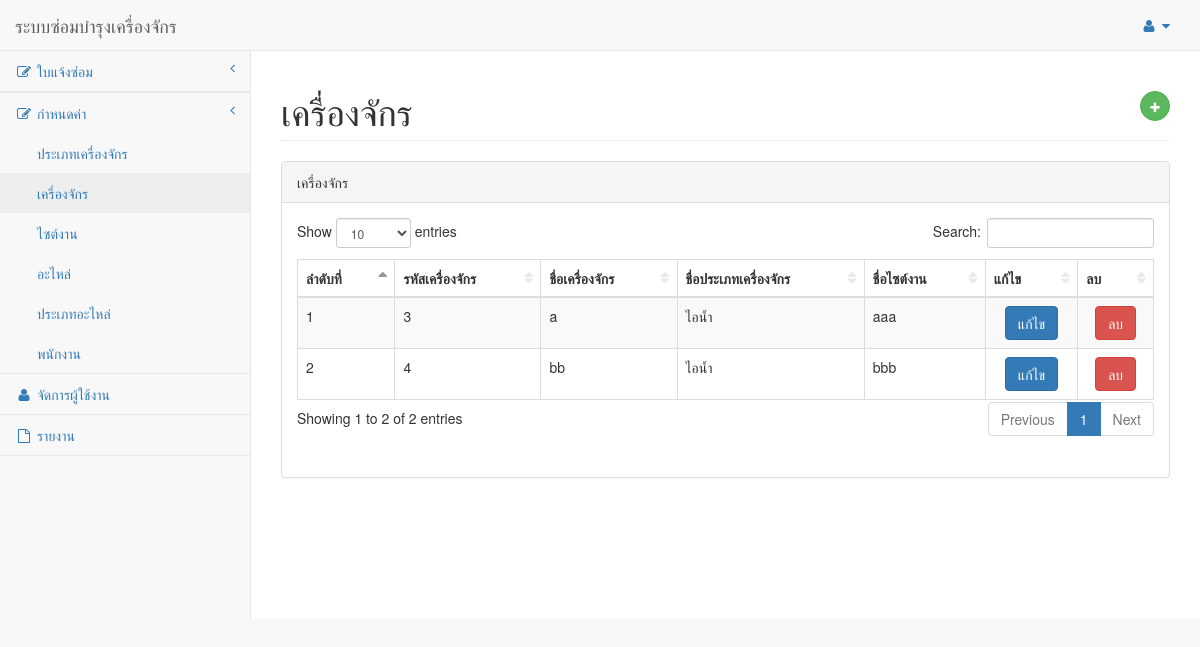
Page /Machine/ListMachine.php on the committed database.
### tables this page shows
CREATE TABLE `tmstvehicle` (
  `XVVehCode` int(5) NOT NULL,
  `XVVehName` varchar(50) NOT NULL,
  `XVVehRegistration` varchar(50) NOT NULL,
  `XVVehNumber` varchar(50) NOT NULL,
  `XVVehMango` varchar(50) NOT NULL,
  `XVVehBrand` varchar(50) NOT NULL,
  `XVVehModel` varchar(50) NOT NULL,
  `XVVehChassisNumber` varchar(50) NOT NULL,
  `XVVehEngineNumber` varchar(50) NOT NULL,
  `XVVehTypeCode` int(5) DEFAULT NULL,
  `XVDptCode` int(5) DEFAULT NULL
);

CREATE TABLE `tmstmvehicletype` (
  `XVVehTypeCode` int(5) NOT NULL,
  `XVVehTypeName` varchar(100) NOT NULL
);

CREATE TABLE `tmstmdepartment` (
  `XVDptCode` int(5) NOT NULL,
  `XVDptNumber` varchar(100) NOT NULL,
  `XVDptSub-district` varchar(100) NOT NULL,
  `XVDptDistrict` varchar(100) NOT NULL,
  `XVDptProvince` varchar(100) NOT NULL,
  `XVDptname` varchar(100) NOT NULL
);

### Machine/ListMachine.php (the view, shortened to what this page needs)
<!DOCTYPE html>
<html lang="en">
<head>
    <link href="../vendor/bootstrap/css/bootstrap.min.css" rel="stylesheet">
    <link href="../vendor/metisMenu/metisMenu.min.css" rel="stylesheet">
    <link href="../vendor/datatables/css/dataTables.bootstrap.css" rel="stylesheet">
    <link href="../vendor/datatables-responsive/dataTables.responsive.css" rel="stylesheet">
    <link href="../dist/css/sb-admin-2.css" rel="stylesheet">
    <link href="../vendor/font-awesome/css/font-awesome.min.css" rel="stylesheet" type="text/css">
</head>
<body>
    <?php include '../Template/templsidebar.php';
?>
    <div id="wrapper">
        <div id="page-wrapper">
            <div class="row">
                <div class="col-lg-12">
                    <h1 class="page-header">เครื่องจักร
                        <button type="button" class="btn btn-success btn-circle" style="float: right;"
                            data-toggle="modal" data-target="#insertModal"><i class="fa fa-plus"></i>
                        </button>
                    </h1>
                </div>
            </div>
            <div class="row">
                <div class="col-lg-12">
                    <div class="panel panel-default">
                        <div class="panel-heading">
                            เครื่องจักร
                        </div>
                        <div class="panel-body">
                            <div class="table">
                                <table width="100%" class="table table-striped table-bordered table-hover"
                                    id="dataTables-example">
                                    <thead>
                                        <tr>
                                            <th>ลำดับที่ </th>
                                            <th>รหัสเครื่องจักร </th>
                                            <th>ชื่อเครื่องจักร</th>
                                            <th>ชื่อประเภทเครื่องจักร</th>
                                            <th>ชื่อไซต์งาน</th>
                                            <th>แก้ไข</th>
                                            <th>ลบ</th>
                                        </tr>
                                    </thead>
                                    <tbody>
                                        <?php
          include '../database/connect.php';
          $sql = " SELECT v.XVVehCode,v.XVVehName,v.XVVehRegistration,v.XVVehNumber,v.XVVehMango,v.XVVehBrand,v.XVVehModel,v.XVVehChassisNumber,v.XVVehEngineNumber,vt.XVVehTypeName,v.XVVehTypeCode,v.XVDptCode,d.XVDptname
          FROM tmstvehicle v
          LEFT JOIN tmstmvehicletype vt ON v.XVVehTypeCode = vt.XVVehTypeCode
          LEFT JOIN tmstmdepartment d ON v.XVDptCode = d.XVDptCode";
          $result = mysqli_query($connect,$sql) or die(mysqli_query($connect));
          $count = 1;
          while ($row=mysqli_fetch_array($result)){
          ?>
                                        <tr class="odd gradeA">
                                            <td><?php echo $count;?></td>
                                            <td><?php echo $row["XVVehCode"];?></td>
                                            <td><?php echo $row["XVVehName"];?></td>
                                            <td><?php if($row['XVVehTypeCode']==NULL){echo "ไม่สามารถระบุประเภทได้";}else {echo $row["XVVehTypeName"];}?>
                                            </td>
                                            <td><?php if($row['XVDptCode']==NULL){echo "ไม่สามารถระบุไซต์งานได้";}else {echo $row["XVDptname"];}?>
                                            <td align="center"><input class='btn btn-primary editbtn' type='button'
                                                    value='แก้ไข'></td>
                                            <td align="center"><input class='btn btn-danger deletebtn' type='button'
                                                    value='ลบ'></td>
                                        </tr>
                                        <?php $count++;}
                                        ?>
                                    </tbody>
                                </table>
                            </div>
                        </div>
                    </div>
                </div>
            </div>
        </div>
    </div>
</body>
</html>

### rows in the picture
tmstvehicle: XVVehCode "3", XVVehName "a", XVVehTypeCode.XVVehTypeName "ไอน้ำ", XVDptCode.XVDptname "aaa"
tmstvehicle: XVVehCode "4", XVVehName "bb", XVVehTypeCode.XVVehTypeName "ไอน้ำ", XVDptCode.XVDptname "bbb"
